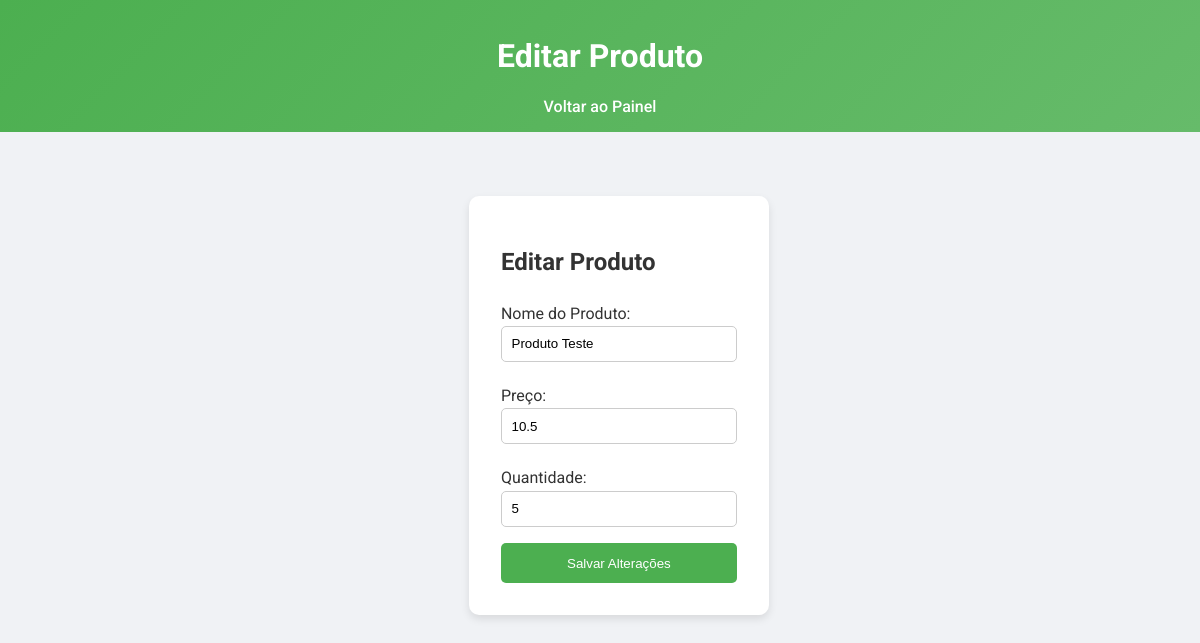
Screenshot of /admin/edit/2 (signed in) with the database file from the repository.
### tables this page shows
CREATE TABLE produtos (
                                    id INTEGER PRIMARY KEY AUTOINCREMENT,
                                    nome TEXT NOT NULL,
                                    preco REAL NOT NULL,
                                    quantidade INTEGER NOT NULL DEFAULT 0,
                                    username TEXT NOT NULL);

### controllers.py (the view, shortened to what this page needs)
@bp.route('/admin/edit/<int:produto_id>', methods=['GET', 'POST'])
def edit_produto(produto_id):
    if 'username' not in session:
        return redirect(url_for('bp.login'))
    produto = Produto.obter_por_id(produto_id)
    if not produto:
        return "Produto não encontrado."
    return render_template('edit.html', produto=produto)

### models.py (called while the page is built)
    @staticmethod
    def get_connection():
        return sqlite3.connect(db_path)

    @staticmethod
    def obter_por_id(produto_id):
        with DatabaseManager.get_connection() as conn:
            cursor = conn.cursor()
            cursor.execute("SELECT * FROM produtos WHERE id = ?", (produto_id,))
            return cursor.fetchone()

### templates/edit.html (shortened to what this page needs)
<!DOCTYPE html>
<html lang="pt-BR">
  <head>
    <link rel="stylesheet" href="/static/style.css" />
  </head>
  <body>
    <header>
      <h1>Editar Produto</h1>
      <nav>
        <a href="/admin">Voltar ao Painel</a>
      </nav>
    </header>
    <main>
      <div class="edit-card">
        <h2>Editar Produto</h2>
        <form method="POST">
          <label for="nome">Nome do Produto:</label>
          <input type="text" id="nome" name="nome" value="{{ produto[1] }}" required />
          <label for="preco">Preço:</label>
          <input type="number" id="preco" step="0.01" name="preco" value="{{ produto[2] }}" required />
          <label for="quantidade">Quantidade:</label>
          <input type="number" id="quantidade" name="quantidade" value="{{ produto[3] }}" required />
          <button type="submit">Salvar Alterações</button>
        </form>
      </div>
    </main>
  </body>
</html>

### static/style.css (style rules this page uses)
html, body { margin: 0; padding: 0; height: 100%; }
body { display: flex; flex-direction: column; min-height: 100vh; font-family: "Roboto", sans-serif; background: #f0f2f5; color: #333; }
header { background: linear-gradient(135deg, #4caf50, #66bb6a); color: #fff; padding: 1rem; text-align: center; }
header nav { display: flex; justify-content: center; flex-wrap: wrap; }
header nav a { color: #fff; text-decoration: none; margin: 0 15px; font-weight: 500; transition: color 0.3s, transform 0.3s; }
main { flex: 1; padding: 2rem; max-width: 1200px; margin: 0 auto; }
form { display: flex; flex-direction: column; }
form label { margin: 0.5rem 0 0.2rem; }
form input, form textarea { padding: 0.6rem; margin-bottom: 1rem; border: 1px solid #ccc; border-radius: 5px; }
form button { padding: 0.8rem; border: none; border-radius: 5px; background-color: #4caf50; color: #fff; cursor: pointer; font-weight: 500; transition: background-color 0.3s, transform 0.3s; }
.login-card, .register-card, .edit-card, .pedido-finalizado { background: #fff; padding: 2rem; margin: 2rem auto; width: 90%; max-width: 500px; border-radius: 10px; box-shadow: 0 4px 8px rgba(0, 0, 0, 0.1); }

### rows the page displays
produtos: nome "Produto Teste", preco "10.5", quantidade "5"
